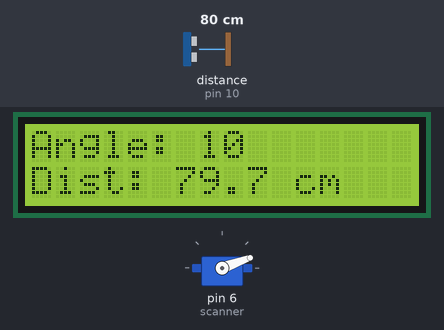
Bench run of a sketch on a simulated Arduino Uno, built with avr-gcc and run on an emulated ATmega328P. Parts: 16×2 character LCD, servo. Wiring (inferred from the names in the program): ultrasonic range finder: trigger pin 5; echo pin 10. The inputs (shaded band) are chosen by the test bench; at power-on: distance to the obstacle (sensor on pin 10) 80 cm. The echo pulse lasts 58.3 µs per cm; what the sketch prints to the serial monitor is not drawn.

Above: at 2.7 s.
2.8 s: distance to the obstacle (sensor on pin 10) set to 2 cm
At 4.0 s:
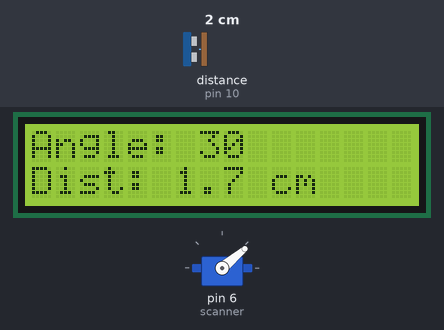
5.9 s: distance to the obstacle (sensor on pin 10) set to 4 cm
At 6.5 s:
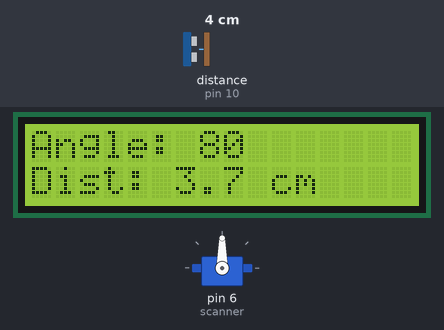
9.0 s: distance to the obstacle (sensor on pin 10) set to 9 cm
At 9.5 s:
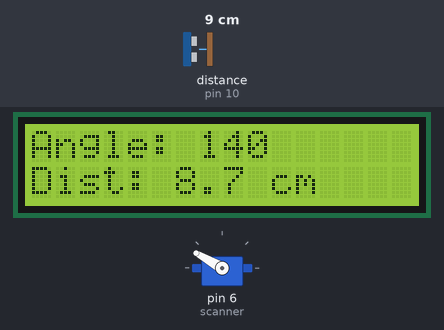
Timing chart, 0 to 18.1 s (numbered marks = the images above; inputs shaded):
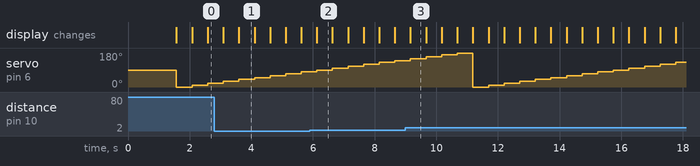

Measured:
- what the display in image 1 shows lasts 0.5 s, from 3.6 s to 4.1 s

The sketch:

ultrasonic_radar.ino
```cpp
#include <LiquidCrystal.h>
#include <Servo.h>

LiquidCrystal lcd(A0, A1, A2, A3, 8, 9);
Servo scanner;

#define TRIG_PIN 5
#define ECHO_PIN 10

void setup() {
  Serial.begin(9600);

  lcd.begin(16, 2);
  scanner.attach(6);

  pinMode(TRIG_PIN, OUTPUT);
  pinMode(ECHO_PIN, INPUT);

  lcd.print("Scanner Ready");
  delay(1500);
  lcd.clear();

  Serial.println("Angle,Distance");
}

void loop() {
  for (int angle = 0; angle <= 180; angle += 10) {
    scanner.write(angle);
    delay(500);

    digitalWrite(TRIG_PIN, LOW);
    delayMicroseconds(2);
    digitalWrite(TRIG_PIN, HIGH);
    delayMicroseconds(10);
    digitalWrite(TRIG_PIN, LOW);

    long duration = pulseIn(ECHO_PIN, HIGH, 30000);

    lcd.setCursor(0, 0);
    lcd.print("Angle: ");
    lcd.print(angle);
    lcd.print("       ");

    lcd.setCursor(0, 1);

    if (duration == 0) {
      lcd.print("Dist: No Echo   ");
      Serial.print(angle);
      Serial.println(",Out");
    } else {
      float distance = duration * 0.0343 / 2.0;

      lcd.print("Dist: ");
      lcd.print(distance, 1);
      lcd.print(" cm   ");

      Serial.print(angle);
      Serial.print(",");
      Serial.println(distance, 1);
    }
  }
}
```
